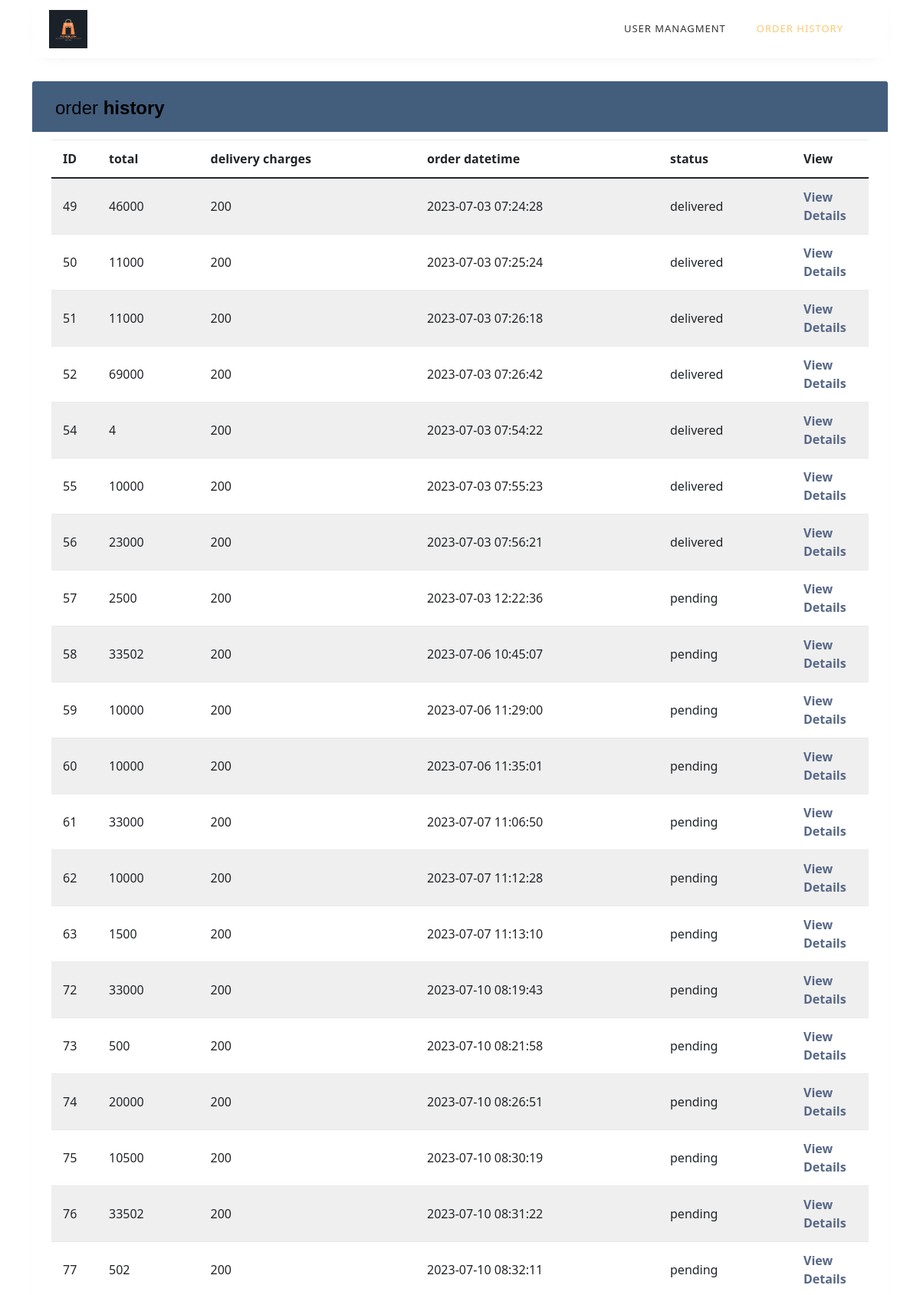
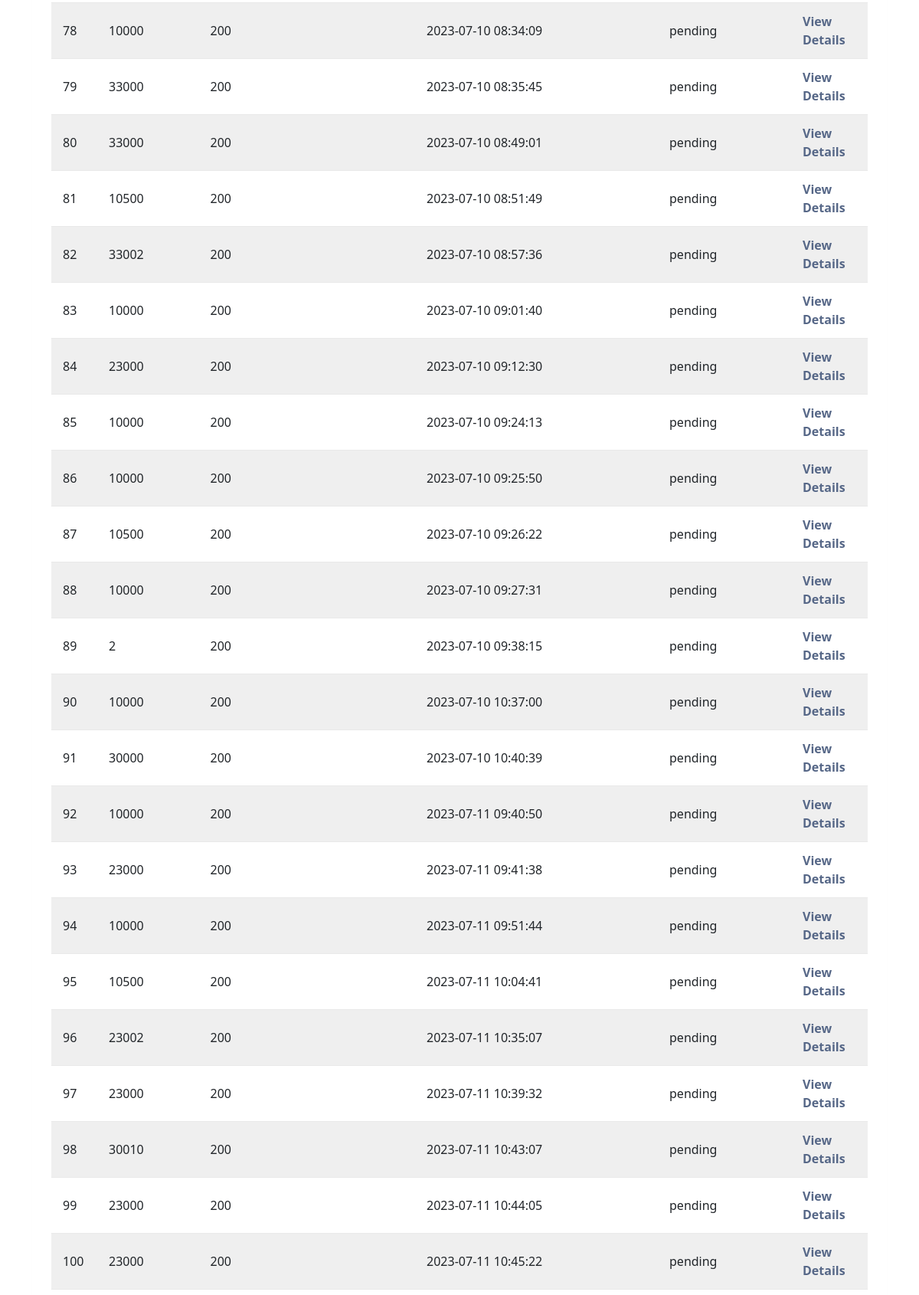
The page /user_orders.php (signed in, upper part) on the database its author committed (2 pictures, top to bottom).
### tables this page shows
CREATE TABLE `orders` (
  `id` int(11) NOT NULL,
  `user_id` int(11) NOT NULL,
  `total` int(11) NOT NULL,
  `delivery_charges` int(11) NOT NULL,
  `order_date_time` datetime NOT NULL,
  `status` varchar(100) NOT NULL DEFAULT 'pending'
);

### user_orders.php (the view, shortened to what this page needs)
<?php
include 'config.php';
?>
<!doctype html>
<html lang="en">
<head>
	<link rel="stylesheet" href="https://stackpath.bootstrapcdn.com/font-awesome/4.7.0/css/font-awesome.min.css">
	<link rel="stylesheet" href="css/style.css">
</head>
<body>
	<section class="section">
		<div class="container">
			<nav class="navbar navbar-expand-lg ftco_navbar ftco-navbar-light" id="ftco-navbar">
				<div class="container">
					<a class="navbar-brand" href="index.php"><img class="img" src="phonesell.com_logo.png" alt=""></a>
					<div class="collapse navbar-collapse" id="ftco-nav">
						<ul class="navbar-nav ml-auto mr-md-3">
							<li class="nav-item "><a href="profile.php" class="nav-link">user managment</a></li>
							<li class="nav-item active"><a href="user_orders.php" class="nav-link">order history</a></li>
					<?php
					if (isset($_SESSION['cart_details']['cart_total_qty'])) {
						print_r($_SESSION['cart_details']['cart_total_qty']);
					} else {
						print_r(0);
					}
					?>
						</ul>
					</div>
				</div>
			</nav>
	</section>
</body>
</html>
<?php
$user_id = $_SESSION["user_id"];
$query = "SELECT * FROM orders where user_id='$user_id' ";
$result = $conn->query($query);
?>
<div class="container">
	<div class="table-wrapper">
		<div class="table-title">
			<div class="row">
				<div class="col-sm-6">
					<h2>order <b>history</b></h2>
				</div>
				<div class="col-sm-6">
				</div>
				<link href="https://cdn.jsdelivr.net/npm/bootstrap@5.0.2/dist/css/bootstrap.min.css" rel="stylesheet">
			</div>
		</div>
		<table class="table table-striped table-hover">
			<thead>
				<tr>
					<th>ID</th>
					<th>total</th>
					<th>delivery charges</th>
					<th>order datetime</th>
					<th>status</th>
					<th>View</th>
				</tr>
			</thead>
			<tbody>
				<?php
				if ($result->num_rows > 0) {
					foreach ($result as $row) {
				?>
						<tr>
							<td><?php echo $row['id']; ?></td>
							<td><?php echo $row['total']; ?></td>
							<td><?php echo $row['delivery_charges']; ?></td>
							<td><?php echo $row['order_date_time']; ?></td>
							<td><?php echo $row['status']; ?></td>
							<td><a href="order_details.php?id=<?php echo $row['id']; ?>">View Details</a></td>
						</tr>
				<?php
					}
				}
				?>
			</tbody>
		</table>
	</div>
</div>

### user_orders.php (style rules this page uses)
.img { height: 50px; }
body { color: #566787; background: #f5f5f5; font-family: 'Varela Round', sans-serif; font-size: 13px; }
.table-wrapper { background: #fff; padding: 20px 25px; margin: 30px 0; border-radius: 3px; box-shadow: 0 1px 1px rgba(0, 0, 0, .05); }
.table-title { padding-bottom: 15px; background: #435d7d; color: #fff; padding: 16px 30px; margin: -20px -25px 10px; border-radius: 3px 3px 0 0; }
.table-title h2 { margin: 5px 0 0; font-size: 24px; }
table.table tr th, table.table tr td { border-color: #e9e9e9; padding: 12px 15px; vertical-align: middle; }
table.table tr th:first-child { width: 60px; }
table.table tr th:last-child { width: 100px; }
table.table-striped tbody tr:nth-of-type(odd) { background-color: #fcfcfc; }
table.table td a { font-weight: bold; color: #566787; display: inline-block; text-decoration: none; outline: none !important; }

### rows shown on the page
orders: id "49", total "46000", delivery_charges "200", order_date_time "2023-07-03 07:24:28", status "delivered"
orders: id "50", total "11000", delivery_charges "200", order_date_time "2023-07-03 07:25:24", status "delivered"
orders: id "51", total "11000", delivery_charges "200", order_date_time "2023-07-03 07:26:18", status "delivered"
orders: id "52", total "69000", delivery_charges "200", order_date_time "2023-07-03 07:26:42", status "delivered"
orders: id "54", total "4", delivery_charges "200", order_date_time "2023-07-03 07:54:22", status "delivered"
orders: id "55", total "10000", delivery_charges "200", order_date_time "2023-07-03 07:55:23", status "delivered"
orders: id "56", total "23000", delivery_charges "200", order_date_time "2023-07-03 07:56:21", status "delivered"
orders: id "57", total "2500", delivery_charges "200", order_date_time "2023-07-03 12:22:36", status "pending"
orders: id "58", total "33502", delivery_charges "200", order_date_time "2023-07-06 10:45:07", status "pending"
orders: id "59", total "10000", delivery_charges "200", order_date_time "2023-07-06 11:29:00", status "pending"
orders: id "60", total "10000", delivery_charges "200", order_date_time "2023-07-06 11:35:01", status "pending"
orders: id "61", total "33000", delivery_charges "200", order_date_time "2023-07-07 11:06:50", status "pending"
orders: id "62", total "10000", delivery_charges "200", order_date_time "2023-07-07 11:12:28", status "pending"
orders: id "63", total "1500", delivery_charges "200", order_date_time "2023-07-07 11:13:10", status "pending"
orders: id "72", total "33000", delivery_charges "200", order_date_time "2023-07-10 08:19:43", status "pending"
orders: id "73", total "500", delivery_charges "200", order_date_time "2023-07-10 08:21:58", status "pending"
orders: id "74", total "20000", delivery_charges "200", order_date_time "2023-07-10 08:26:51", status "pending"
orders: id "75", total "10500", delivery_charges "200", order_date_time "2023-07-10 08:30:19", status "pending"
orders: id "76", total "33502", delivery_charges "200", order_date_time "2023-07-10 08:31:22", status "pending"
orders: id "77", total "502", delivery_charges "200", order_date_time "2023-07-10 08:32:11", status "pending"
orders: id "78", total "10000", delivery_charges "200", order_date_time "2023-07-10 08:34:09", status "pending"
orders: id "79", total "33000", delivery_charges "200", order_date_time "2023-07-10 08:35:45", status "pending"
orders: id "80", total "33000", delivery_charges "200", order_date_time "2023-07-10 08:49:01", status "pending"
orders: id "81", total "10500", delivery_charges "200", order_date_time "2023-07-10 08:51:49", status "pending"
orders: id "82", total "33002", delivery_charges "200", order_date_time "2023-07-10 08:57:36", status "pending"
orders: id "83", total "10000", delivery_charges "200", order_date_time "2023-07-10 09:01:40", status "pending"
orders: id "84", total "23000", delivery_charges "200", order_date_time "2023-07-10 09:12:30", status "pending"
orders: id "85", total "10000", delivery_charges "200", order_date_time "2023-07-10 09:24:13", status "pending"
orders: id "86", total "10000", delivery_charges "200", order_date_time "2023-07-10 09:25:50", status "pending"
orders: id "87", total "10500", delivery_charges "200", order_date_time "2023-07-10 09:26:22", status "pending"
orders: id "88", total "10000", delivery_charges "200", order_date_time "2023-07-10 09:27:31", status "pending"
orders: id "89", total "2", delivery_charges "200", order_date_time "2023-07-10 09:38:15", status "pending"
orders: id "90", total "10000", delivery_charges "200", order_date_time "2023-07-10 10:37:00", status "pending"
orders: id "91", total "30000", delivery_charges "200", order_date_time "2023-07-10 10:40:39", status "pending"
orders: id "92", total "10000", delivery_charges "200", order_date_time "2023-07-11 09:40:50", status "pending"
orders: id "93", total "23000", delivery_charges "200", order_date_time "2023-07-11 09:41:38", status "pending"
orders: id "94", total "10000", delivery_charges "200", order_date_time "2023-07-11 09:51:44", status "pending"
orders: id "95", total "10500", delivery_charges "200", order_date_time "2023-07-11 10:04:41", status "pending"
orders: id "96", total "23002", delivery_charges "200", order_date_time "2023-07-11 10:35:07", status "pending"
orders: id "97", total "23000", delivery_charges "200", order_date_time "2023-07-11 10:39:32", status "pending"
orders: id "98", total "30010", delivery_charges "200", order_date_time "2023-07-11 10:43:07", status "pending"
orders: id "99", total "23000", delivery_charges "200", order_date_time "2023-07-11 10:44:05", status "pending"
orders: id "100", total "23000", delivery_charges "200", order_date_time "2023-07-11 10:45:22", status "pending"
